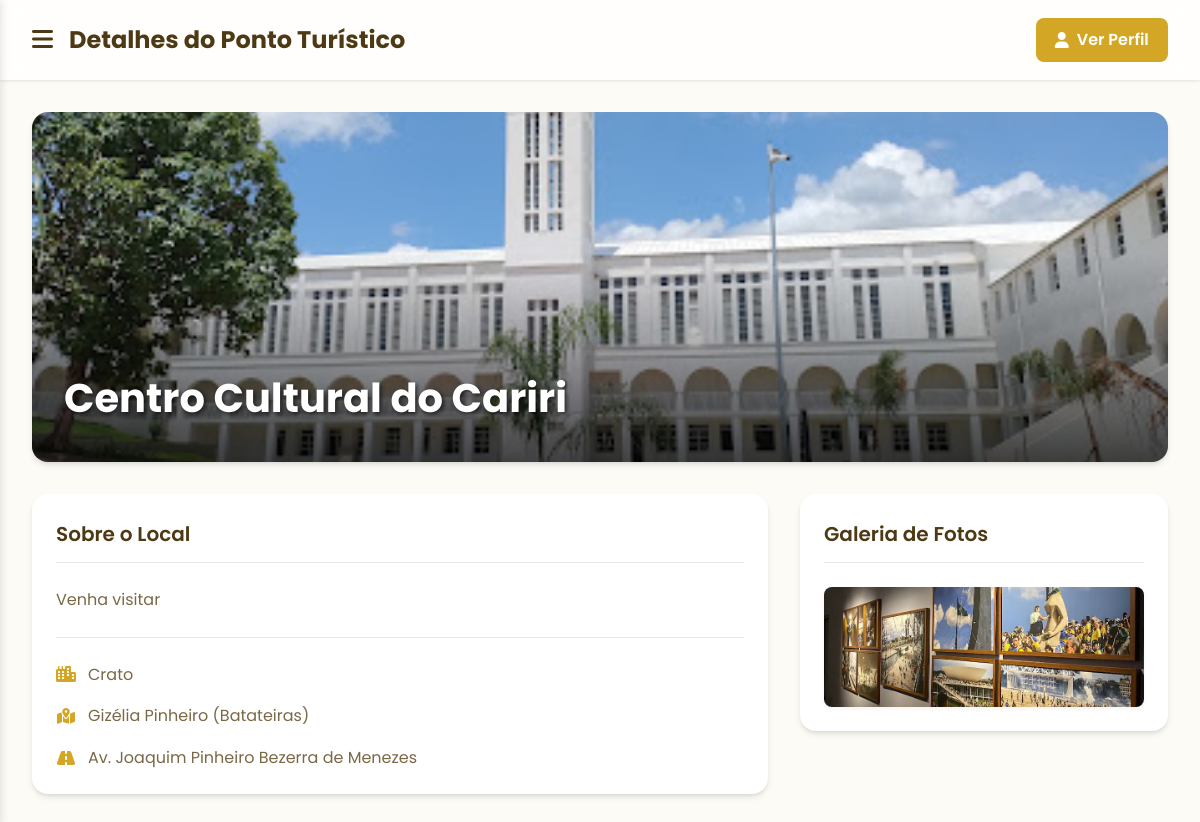
Screenshot of /pontos/4 with the database file from the repository.
### tables this page shows
CREATE TABLE IMG_PT 
(
    id_img_PT INTEGER PRIMARY KEY AUTOINCREMENT,
    imagem_capa TEXT,
    info TEXT,
    id_ponto_turistico INTEGER, imagem_extra_1 TEXT, imagem_extra_2 TEXT, imagem_extra_3 TEXT, imagem_extra_4 TEXT,
    FOREIGN KEY (id_ponto_turistico) REFERENCES pontos_turisticos(id_ponto_turistico)
);

CREATE TABLE pontos_turisticos 
(
    id_ponto_turistico INTEGER PRIMARY KEY AUTOINCREMENT,
    nome TEXT,
    cidade TEXT,
    bairro TEXT,
    rua TEXT,
    numero TEXT,
    info_ponto_turistico TEXT
);

### routes/route_pontos.py (the view)
@ponto_bp.route('/pontos/<int:id_ponto>')
def detalhes_ponto(id_ponto):
    model = PontoTuristicoModel()
    ponto = model.buscar_por_id(id_ponto)
    if not ponto:
        flash("Ponto turístico não encontrado!", "danger")
        return redirect(url_for("ponto.listar_pontos"))
    if 'usuario' in session:
        icone = "/static/{}".format(session['usuario']['imagem'])
        endereco = "/perfil_usuario"
    elif 'hotel' in session:
        icone = "/static/{}".format(session['hotel']['foto'])
        endereco = "/perfil_hotel"
    else:
        icone = "/static/imagens/user.png"
        endereco = "/login"
    return render_template(
        "detalhes_ponto.html",
        ponto=ponto,
        icone=icone,
        endereco=endereco
    )

### models/connect.py (called while the page is built)
    def connect(self):
        self.conn = sqlite3.connect(self.db_name)
        self.conn.row_factory = sqlite3.Row  # Para retornar dicionários
        self.cursor = self.conn.cursor()

    def execute(self, query, params=None):
        if self.conn is None:
            self.connect()
        if params:
            self.cursor.execute(query, params)
        else:
            self.cursor.execute(query)
        return self.cursor

    def fetchone(self):
        return self.cursor.fetchone()

    def close(self):
        if self.conn:
            self.conn.close()
            self.conn = None
            self.cursor = None

### models/pontos_turisticos_model.py (called while the page is built)
    def buscar_por_id(self, id_ponto):
        db = Database()
        db.connect()
        sql = """
            SELECT pt.*, img.*
            FROM pontos_turisticos pt
            LEFT JOIN IMG_PT img ON pt.id_ponto_turistico = img.id_ponto_turistico
            WHERE pt.id_ponto_turistico = ?
        """
        db.execute(sql, (id_ponto,))
        ponto = db.fetchone()
        db.close()
        return ponto

### templates/detalhes_ponto.html (shortened to what this page needs)
<!DOCTYPE html>
<html lang="pt-BR">
<head>
  <link rel="stylesheet" href="/static/estilos/estilo_detalhes_ponto.css">
  <link rel="stylesheet" href="https://cdnjs.cloudflare.com/ajax/libs/font-awesome/6.4.0/css/all.min.css">
</head>
<body>
  <div class="page-wrapper">
    <header class="header">
      <div class="header-content">
        <div class="header-left">
          <button class="menu-btn" onclick="toggleSidebar()">
            <i class="fas fa-bars"></i>
          </button>
          <h1>Detalhes do Ponto Turístico</h1>
        </div>
        <div class="header-right">
          <a href="{{endereco}}" class="btn btn-edit">
            <i class="fas fa-user"></i>
            <span>Ver Perfil</span>
          </a>
        </div>
      </div>
    </header>
    <main class="main-content">
      <section class="ponto-banner">
        <img src="{{ url_for('static', filename=ponto.imagem_capa) if ponto.imagem_capa else '/static/imagens/default_banner.jpg' }}" alt="Imagem principal de {{ ponto.nome }}" class="banner-img">
        <div class="banner-overlay">
          <h2 class="ponto-name-banner">{{ ponto.nome }}</h2>
        </div>
      </section>
      <div class="grid-layout">
        <div class="info-column">
          <section class="card">
            <h3 class="section-title">Sobre o Local</h3>
            <p class="ponto-descricao">{{ ponto.info_ponto_turistico }}</p>
            <div class="info-list">
                <div class="info-item">
                    <i class="fas fa-city"></i>
                    <span>{{ ponto.cidade }}</span>
                </div>
                <div class="info-item">
                    <i class="fas fa-map-marked-alt"></i>
                    <span>{{ ponto.bairro }}</span>
                </div>
                <div class="info-item">
                    <i class="fas fa-road"></i>
                    <span>{{ ponto.rua }}</span>
                </div>
            </div>
          </section>
        </div>
        <div class="gallery-column">
            <section class="card">
                <h3 class="section-title">Galeria de Fotos</h3>
                <div class="galeria-ponto">
                    {% if ponto.imagem_extra_1 %}
                        <img src="{{ url_for('static', filename=ponto.imagem_extra_1) }}" alt="Imagem extra 1 de {{ ponto.nome }}">
                    {% endif %}
                </div>
            </section>
        </div>
      </div>
    </main>
  </div>
</body>
</html>

### static/estilos/estilo_detalhes_ponto.css (style rules this page uses)
:root { --cor-fundo: #FDFBF5; --cor-fundo-card: #FFFFFF; --cor-primaria: #d3a625; --cor-primaria-hover: #b68b1c; --cor-texto-principal: #4d3a14; --cor-texto-secundario: #7a6846; --cor-info: #17a2b8; --cor-borda: #E5E7EB; --sombra-card: 0 4px 6px -1px rgb(0 0 0 / 0.1), 0 2px 4px -2px rgb(0 0 0 / 0.1); }
* { margin: 0; padding: 0; box-sizing: border-box; }
body { font-family: 'Poppins', sans-serif; background-color: var(--cor-fundo); color: var(--cor-texto-principal); line-height: 1.6; }
.page-wrapper { transition: margin-left 0.3s ease-in-out; }
.header { background-color: rgba(255, 255, 255, 0.8); backdrop-filter: blur(10px); box-shadow: 0 1px 3px rgba(0,0,0,0.1); position: sticky; top: 0; z-index: 990; }
.header-content { display: flex; align-items: center; justify-content: space-between; height: 5rem; padding: 0 2rem; max-width: 1400px; margin: 0 auto; }
.header-left { display: flex; align-items: center; gap: 1rem; }
.header-left h1 { font-size: 1.5rem; font-weight: 700; }
.menu-btn { background: none; border: none; font-size: 1.5rem; cursor: pointer; color: var(--cor-texto-principal); }
.header-right { display: flex; gap: 1rem; }
.btn { display: inline-flex; align-items: center; justify-content: center; gap: 0.5rem; padding: 0.6rem 1.2rem; border: none; border-radius: 8px; font-weight: 600; text-decoration: none; cursor: pointer; transition: background-color 0.2s, box-shadow 0.2s; }
.btn-edit { background-color: var(--cor-primaria); color: white; }
.main-content { padding: 2rem; max-width: 1400px; margin: 0 auto; }
.card { background-color: var(--cor-fundo-card); padding: 1.5rem; border-radius: 1rem; box-shadow: var(--sombra-card); }
.section-title { font-size: 1.25rem; font-weight: 600; margin-bottom: 1.5rem; padding-bottom: 0.75rem; border-bottom: 1px solid var(--cor-borda); }
.ponto-banner { position: relative; width: 100%; height: 350px; border-radius: 1rem; overflow: hidden; margin-bottom: 2rem; box-shadow: var(--sombra-card); }
.banner-img { width: 100%; height: 100%; object-fit: cover; }
.banner-overlay { position: absolute; inset: 0; background: linear-gradient(to top, rgba(0,0,0,0.7) 0%, rgba(0,0,0,0) 60%); display: flex; align-items: flex-end; padding: 2rem; }
.ponto-name-banner { font-size: 2.5rem; font-weight: 700; color: white; text-shadow: 2px 2px 4px rgba(0,0,0,0.6); }
.grid-layout { display: grid; grid-template-columns: 1fr; gap: 2rem; }
.ponto-descricao { color: var(--cor-texto-secundario); margin-bottom: 1.5rem; }
.info-list { display: flex; flex-direction: column; gap: 1rem; margin-top: 1.5rem; border-top: 1px solid var(--cor-borda); padding-top: 1.5rem; }
.info-item { display: flex; align-items: center; gap: 0.75rem; color: var(--cor-texto-secundario); }
.info-item i { color: var(--cor-primaria); width: 20px; text-align: center; }
.galeria-ponto { display: grid; grid-template-columns: repeat(auto-fit, minmax(120px, 1fr)); gap: 1rem; }
.galeria-ponto img { width: 100%; height: 120px; object-fit: cover; border-radius: 8px; box-shadow: 0 2px 4px rgba(0, 0, 0, 0.05); transition: transform 0.3s ease, box-shadow 0.4s ease; cursor: pointer; }
@media (min-width: 768px) { .grid-layout { grid-template-columns: 2fr 1fr; } }

### rows the page displays
IMG_PT: imagem_capa (picture), imagem_extra_1 (picture)
pontos_turisticos: nome "Centro Cultural do Cariri", info_ponto_turistico "Venha visitar", cidade "Crato", bairro "Gizélia Pinheiro (Batateiras)", rua "Av. Joaquim Pinheiro Bezerra de Menezes"
